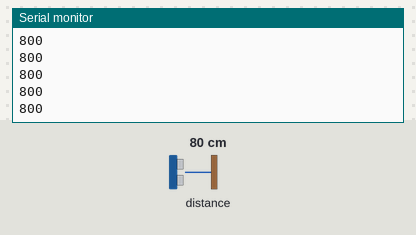
This program was run on a simulated Teensy 4. Parts: the last lines printed to the serial monitor. The inputs (shaded band) are chosen by the test bench; at power-on: distance to the obstacle 80 cm.

Above: at 1.2 s.
1.3 s: distance to the obstacle set to 2 cm
At 1.9 s:
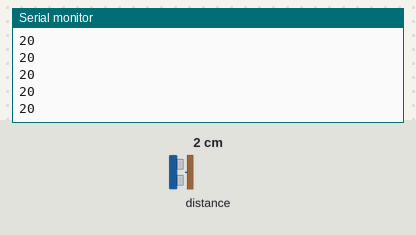
2.8 s: distance to the obstacle set to 4 cm
At 3.9 s:
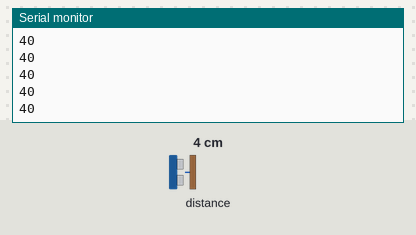
Timing chart, 0 to 5.8 s (numbered marks = the images above; inputs shaded):
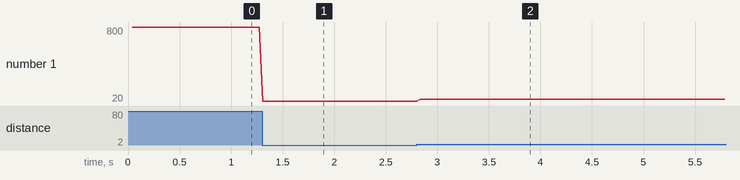

The program:

main.cpp
```cpp
#include <Arduino.h>
#include <Wire.h>
#include <VL53L1X.h>
#include <SparkFunSX1509.h>

const byte SX1509_ADDRESS = 0x3F;

// Just testing the one sensor on XSHUT0 for now.
const uint8_t sensorCount = 1;
const uint8_t xshutPins[sensorCount] = {0}; // SX1509 pin 0 == XSHUT0

SX1509 io;
VL53L1X sensors[sensorCount];

void setup() {
  Serial.begin(115200);
  while (!Serial && millis() < 3000) {}

  Wire.begin();
  Wire.setClock(400000); // 400kHz I2C

  if (!io.begin(SX1509_ADDRESS)) {
    Serial.println("Failed to find SX1509 expander!");
    while (1) delay(1000);
  }

  // Hold sensor in reset by driving XSHUT low.
  for (uint8_t i = 0; i < sensorCount; i++) {
    io.pinMode(xshutPins[i], OUTPUT);
    io.digitalWrite(xshutPins[i], LOW);
  }

  // Bring sensor out of reset, then init.
  for (uint8_t i = 0; i < sensorCount; i++) {
    // Release XSHUT to input so it floats high (don't drive it high directly,
    // it's not level-shifted on this board).
    io.pinMode(xshutPins[i], INPUT);
    delay(10);

    sensors[i].setTimeout(500);
    if (!sensors[i].init()) {
      Serial.print("Failed to detect and initialize sensor ");
      Serial.println(i);
      while (1) delay(1000);
    }

    sensors[i].setDistanceMode(VL53L1X::Long);
    sensors[i].setMeasurementTimingBudget(50000);
    sensors[i].startContinuous(50);
  }

  Serial.println("VL53L1X initialized. Starting readings...");
}

void loop() {
  for (uint8_t i = 0; i < sensorCount; i++) {
    Serial.print(sensors[i].read());
    if (sensors[i].timeoutOccurred()) Serial.print(" TIMEOUT");
    Serial.print('\t');
  }
  Serial.println();
}
```

Measured:
- after the input at 1.3 s, the serial monitor: prints a new line at once (image 1)
- after the input at 2.8 s, the serial monitor: prints a new line at once (image 2)
- plotted number 1: 800 → 20 after the input at 1.3 s, 20 → 40 after the input at 2.8 s
